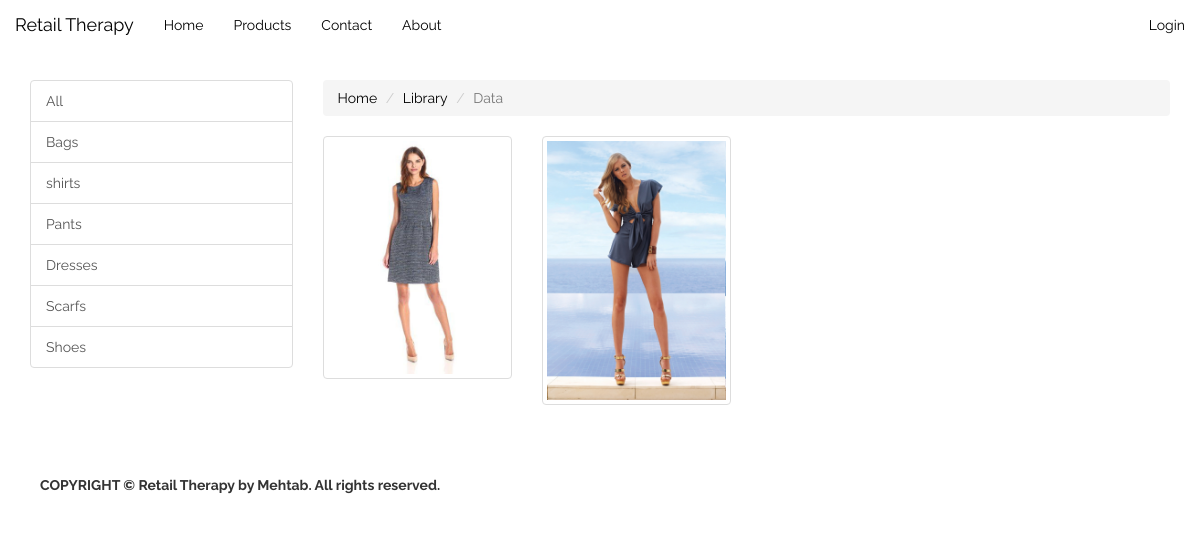
The app's page /categories/shirts/ with its own data.
### products/models.py (models this page shows, shortened)
class Category(models.Model):
    name = models.CharField(max_length=255, blank=False, null=False)
    slug = models.CharField(max_length=255, blank=True)
    created = models.DateTimeField(auto_now=True, auto_now_add=False)
    updated = models.DateTimeField(auto_now=False, auto_now_add=True)
    @property
    def get_absolute_url(self):
        kwargs = {'slug': self.slug}
        return reverse("category_product_list", kwargs=kwargs)

class Product(models.Model):
    category = models.ForeignKey(Category)
    sku = models.CharField(max_length=255, blank=True)
    name = models.CharField(max_length=255, blank=False, null=False)
    slug = models.CharField(max_length=255, blank=True)
    description = models.TextField()
    price = models.PositiveIntegerField()
    stock = models.PositiveIntegerField()
    image = models.ImageField(upload_to='images', blank=True)
    image_thumbnail = ImageSpecField(source='image',
                                     processors=[ResizeToFill(295, 300)],
                                     format='JPEG',
                                     options={'quality': 60})
    image_thumbnail_xs = ImageSpecField(source='image',
                                        processors=[ResizeToFill(150, 150)],
                                        format='JPEG',
                                        options={'quality': 60})
    created = models.DateTimeField(auto_now=True, auto_now_add=False)
    updated = models.DateTimeField(auto_now=False, auto_now_add=True)
    @property
    def get_absolute_url(self):
        kwargs = {'slug': self.slug}
        return reverse("product_detail", kwargs=kwargs)

### products/views.py (the view)
# urls.py: url(r'^categories/(?P<slug>[-\w]+)/$', products_views.CategoryProductsList.as_view(), name='category_product_list'),
class CategoryProductsList(DetailView):
    model = Category
    template_name = 'products/category_product_list.html'
    context_object_name = 'category'
    def get_context_data(self, *args, **kwargs):
        context = super(CategoryProductsList, self).get_context_data(*args, **kwargs)
        categories = Category.objects.all()
        products = Product.objects.all()
        context['categories'] = categories
        context['products'] = products
        return context

### template/products/category_product_list.html
{% extends 'index.html' %}
{% block body %}
<div class="row">
	{% include "products/_category_list.html" %}
	<div class="col-xs-12 col-md-9">
        <ol class="breadcrumb">
          <li><a href="#">Home</a></li>
          <li><a href="#">Library</a></li>
          <li class="active">Data</li>
        </ol>
        <div class="row">
            {% for product in category.product_set.all %}
            <div class="col-xs-12 col-md-3">
                <a class="thumbnail" href="{{product.get_absolute_url}}">
                    <img class="img-responsive" src="{% if product.image_thumbnail_xs %}{{product.image_thumbnail_xs.url}}{% else %}#{% endif %}" alt="{{product.slug}}">
                    </a>
            </div>
            {% endfor %}
        </div>
	</div>
</div>
{% endblock %}

### template/products/_category_list.html
{% block categories %}
<div class="col-xs-12 col-md-3">
    <div class="list-group">
        <a class="list-group-item" href="{% url 'product_list' %}">All</a>
        {% for category in categories %}
        <a class="list-group-item" href="{{category.get_absolute_url}}">{{category.name}}</a>
        {% endfor %}
    </div>
</div>
{% endblock %}

### static/css/styles.css (style rules this page uses)
body { font-family: Raleway; background-color: white; padding-top: 80px; }
li > a { color: black; }

### records on screen
Category: name "Bags"
Category: name "shirts"
Category: name "Pants"
Category: name "Dresses"
Category: name "Scarfs"
Category: name "Shoes"
Product: image (picture)
Product: image (picture)
